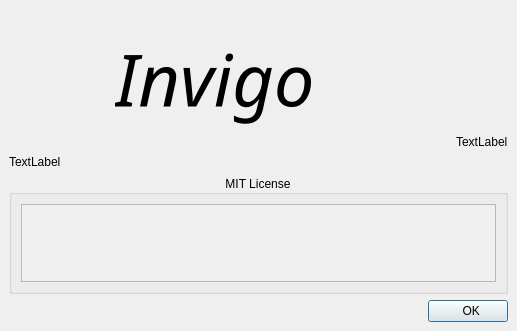
<?xml version="1.0" encoding="UTF-8"?>
<ui version="4.0">
 <class>Form</class>
 <widget class="QWidget" name="Form">
  <property name="geometry">
   <rect>
    <x>0</x>
    <y>0</y>
    <width>517</width>
    <height>331</height>
   </rect>
  </property>
  <property name="windowTitle">
   <string>Form</string>
  </property>
  <layout class="QHBoxLayout" name="horizontalLayout">
   <property name="spacing">
    <number>0</number>
   </property>
   <property name="leftMargin">
    <number>0</number>
   </property>
   <property name="topMargin">
    <number>0</number>
   </property>
   <property name="rightMargin">
    <number>0</number>
   </property>
   <property name="bottomMargin">
    <number>0</number>
   </property>
   <item>
    <widget class="QWidget" name="widget" native="true">
     <property name="contextMenuPolicy">
      <enum>Qt::ContextMenuPolicy::ActionsContextMenu</enum>
     </property>
     <property name="autoFillBackground">
      <bool>false</bool>
     </property>
     <property name="styleSheet">
      <string notr="true"/>
     </property>
     <layout class="QVBoxLayout" name="verticalLayout_3">
      <item>
       <layout class="QHBoxLayout" name="horizontalLayout_4" stretch="0,1">
        <item>
         <layout class="QVBoxLayout" name="verticalLayout_2">
          <item>
           <widget class="QLabel" name="lblIcon">
            <property name="minimumSize">
             <size>
              <width>100</width>
              <height>100</height>
             </size>
            </property>
            <property name="text">
             <string/>
            </property>
           </widget>
          </item>
          <item>
           <spacer name="verticalSpacer">
            <property name="orientation">
             <enum>Qt::Orientation::Vertical</enum>
            </property>
            <property name="sizeHint" stdset="0">
             <size>
              <width>20</width>
              <height>40</height>
             </size>
            </property>
           </spacer>
          </item>
         </layout>
        </item>
        <item>
         <layout class="QVBoxLayout" name="verticalLayout">
          <item>
           <layout class="QHBoxLayout" name="horizontalLayout_2" stretch="1,0">
            <item>
             <widget class="QLabel" name="label">
              <property name="font">
               <font>
                <family>Vivaldi</family>
                <pointsize>54</pointsize>
                <italic>true</italic>
               </font>
              </property>
              <property name="text">
               <string>Invigo</string>
              </property>
             </widget>
            </item>
            <item>
             <widget class="QLabel" name="lblTitle">
              <property name="text">
               <string>TextLabel</string>
              </property>
              <property name="alignment">
               <set>Qt::AlignmentFlag::AlignBottom|Qt::AlignmentFlag::AlignLeading|Qt::AlignmentFlag::AlignLeft</set>
              </property>
             </widget>
            </item>
           </layout>
          </item>
         </layout>
        </item>
       </layout>
      </item>
      <item>
       <widget class="QLabel" name="lblHome">
        <property name="text">
         <string>TextLabel</string>
        </property>
        <property name="textFormat">
         <enum>Qt::TextFormat::RichText</enum>
        </property>
        <property name="openExternalLinks">
         <bool>true</bool>
        </property>
       </widget>
      </item>
      <item>
       <widget class="QGroupBox" name="groupBox">
        <property name="styleSheet">
         <string notr="true">subcontrol-position: top center</string>
        </property>
        <property name="title">
         <string>MIT License</string>
        </property>
        <property name="alignment">
         <set>Qt::AlignmentFlag::AlignCenter</set>
        </property>
        <property name="flat">
         <bool>false</bool>
        </property>
        <layout class="QVBoxLayout" name="verticalLayout_4">
         <item>
          <widget class="QScrollArea" name="scrollArea">
           <property name="widgetResizable">
            <bool>true</bool>
           </property>
           <widget class="QWidget" name="scrollAreaWidgetContents">
            <property name="geometry">
             <rect>
              <x>0</x>
              <y>0</y>
              <width>477</width>
              <height>65</height>
             </rect>
            </property>
            <layout class="QHBoxLayout" name="horizontalLayout_3">
             <item>
              <widget class="QLabel" name="lblLicense">
               <property name="text">
                <string/>
               </property>
               <property name="textInteractionFlags">
                <set>Qt::TextInteractionFlag::LinksAccessibleByMouse|Qt::TextInteractionFlag::TextSelectableByMouse</set>
               </property>
              </widget>
             </item>
            </layout>
           </widget>
          </widget>
         </item>
        </layout>
       </widget>
      </item>
      <item>
       <layout class="QHBoxLayout" name="horizontalLayout_5">
        <item>
         <spacer name="horizontalSpacer">
          <property name="orientation">
           <enum>Qt::Orientation::Horizontal</enum>
          </property>
          <property name="sizeHint" stdset="0">
           <size>
            <width>40</width>
            <height>20</height>
           </size>
          </property>
         </spacer>
        </item>
        <item>
         <widget class="QPushButton" name="btnClose">
          <property name="sizePolicy">
           <sizepolicy hsizetype="Fixed" vsizetype="Fixed">
            <horstretch>0</horstretch>
            <verstretch>0</verstretch>
           </sizepolicy>
          </property>
          <property name="maximumSize">
           <size>
            <width>16777215</width>
            <height>16777215</height>
           </size>
          </property>
          <property name="text">
           <string>  OK</string>
          </property>
          <property name="checkable">
           <bool>false</bool>
          </property>
          <property name="default">
           <bool>true</bool>
          </property>
         </widget>
        </item>
       </layout>
      </item>
     </layout>
    </widget>
   </item>
  </layout>
 </widget>
 <resources/>
 <connections/>
</ui>
